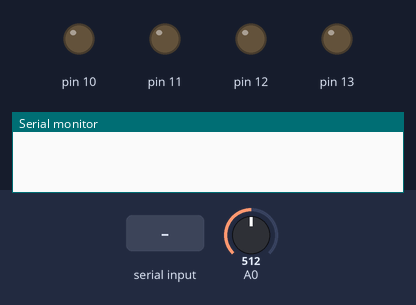
A sketch run on a simulated Arduino Uno, built with avr-gcc and run on an emulated ATmega328P. On the bench: output pins drawn as LEDs (lit = HIGH), the last lines printed to the serial monitor. Inputs (shaded band) come from the test bench; at power-on: A0 = 512.

Above: at 1.2 s.
1.3 s: "1" received over Serial
At 2.4 s:
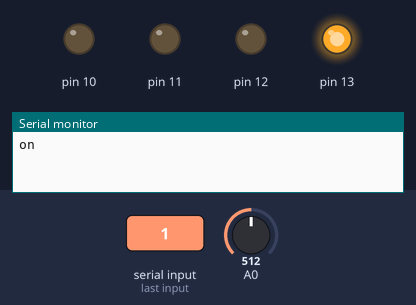
2.8 s: "2" received over Serial
At 3.5 s:
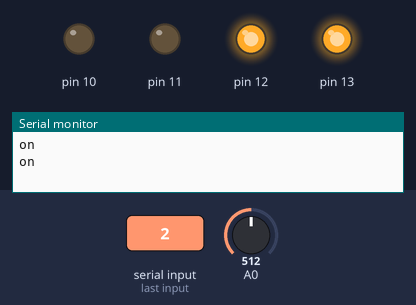
4.3 s: "3" received over Serial
At 4.7 s:
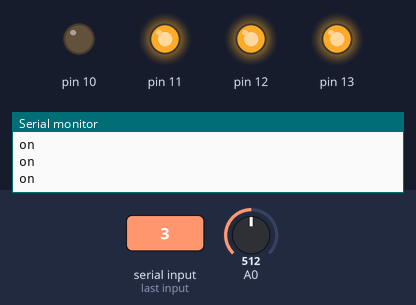
5.8 s: "4" received over Serial
At 7.0 s:
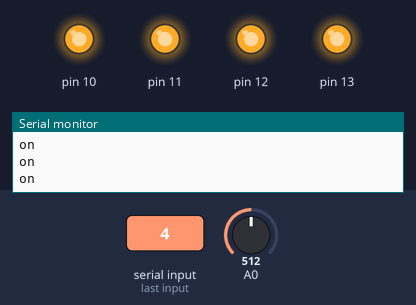
7.3 s: "1" received over Serial
At 8.1 s:
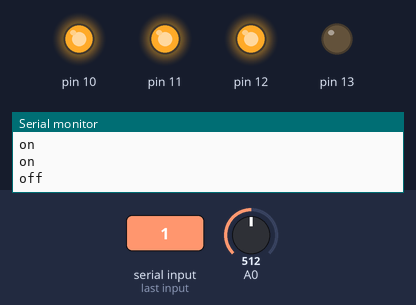
8.8 s: "2" received over Serial
At 9.3 s:
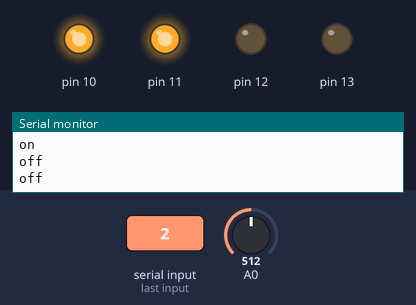
Timing chart, 0 to 11.3 s (numbered marks = the images above; inputs shaded):
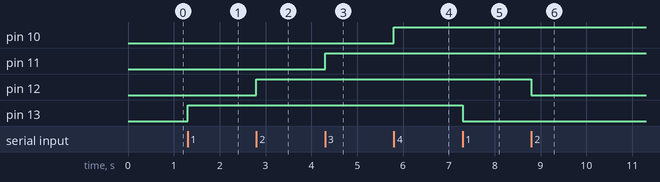

Measured:
- after the input at 1.3 s, pin 13: LOW → HIGH at once
- after the input at 2.8 s, pin 12: LOW → HIGH at once
- after the input at 4.3 s, pin 11: LOW → HIGH at once
- after the input at 5.8 s, pin 10: LOW → HIGH at once
- after the input at 7.3 s, pin 13: HIGH → LOW at once
- after the input at 8.8 s, pin 12: HIGH → LOW at once

The sketch:

voz_con_python.ino
```cpp
void setup()
{
  Serial.begin(9600,SERIAL_8N1);
  pinMode(13,OUTPUT);
  pinMode(12,OUTPUT);
  pinMode(11,OUTPUT);
  pinMode(10,OUTPUT);
}

void loop()
{
int temp= analogRead(0);
float mv = (temp/1024.0)*5000;
temp = mv/10;

  char  led;
  if(Serial.available()==1)
  {
     led = Serial.read();
     if(led=='1')
     {
      digitalWrite(13,!digitalRead(13));
      //condicionamos para mandar el estado actual del led
      if(digitalRead(13))
      Serial.println("on");
      if(!digitalRead(13))
      Serial.println("off");
     }
     if(led=='2')
     {
      digitalWrite(12,!digitalRead(12));
      //condicionamos para mandar el estado actual del led
      if(digitalRead(12))
      Serial.println("on");
      if(!digitalRead(12))
      Serial.println("off");
      }
     if(led=='3')
     {
      digitalWrite(11,!digitalRead(11));
      //condicionamos para mandar el estado actual del led
      if(digitalRead(11))
      Serial.println("on");
      if(!digitalRead(11))
      Serial.println("off");
      }
     if(led=='4')
     {
      digitalWrite(10,!digitalRead(10));
      //condicionamos para mandar el estado actual del led
      if(digitalRead(10))
      Serial.println("on");
      if(!digitalRead(10))
      Serial.println("off");
      }

      if(led=='5')
  {
  Serial.println(temp);
  }

     if (led=='e')
     {
      bool estado1=digitalRead(13);
      bool estado2=digitalRead(12);
      bool estado3=digitalRead(11);
      bool estado4=digitalRead(10);
      if(estado1)
      Serial.println("on1");
      else
      Serial.println("off1");

      if(estado2)
      Serial.println("on2");
      else
      Serial.println("off2");

      if(estado3)
      Serial.println("on3");
      else
      Serial.println("off3");

      if(estado4)
      Serial.println("on4");
      else
      Serial.println("off4");
     }

  }
}
```
